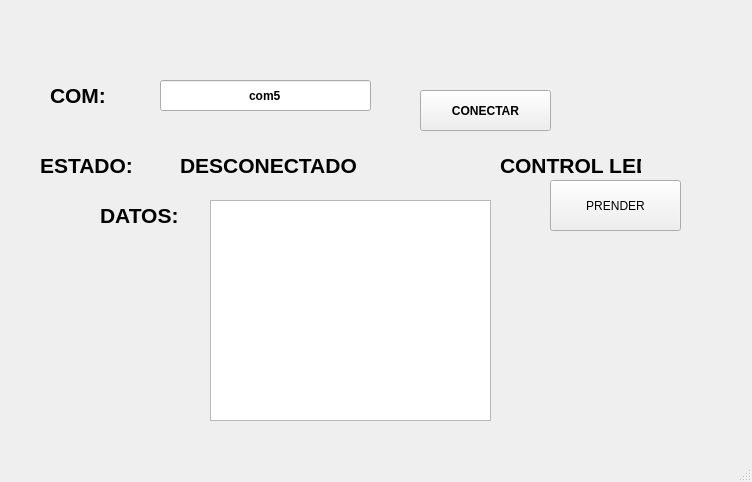
<?xml version="1.0" encoding="UTF-8"?>
<ui version="4.0">
 <class>MainWindow</class>
 <widget class="QMainWindow" name="MainWindow">
  <property name="geometry">
   <rect>
    <x>0</x>
    <y>0</y>
    <width>752</width>
    <height>482</height>
   </rect>
  </property>
  <property name="windowTitle">
   <string>MainWindow</string>
  </property>
  <widget class="QWidget" name="centralwidget">
   <widget class="QLabel" name="label">
    <property name="geometry">
     <rect>
      <x>20</x>
      <y>10</y>
      <width>161</width>
      <height>71</height>
     </rect>
    </property>
    <property name="text">
     <string/>
    </property>
    <property name="pixmap">
     <pixmap resource="../../Resource/resource.qrc">:/Logos/uatlogopng.png</pixmap>
    </property>
    <property name="scaledContents">
     <bool>true</bool>
    </property>
   </widget>
   <widget class="QLabel" name="label_4">
    <property name="geometry">
     <rect>
      <x>620</x>
      <y>0</y>
      <width>121</width>
      <height>71</height>
     </rect>
    </property>
    <property name="text">
     <string/>
    </property>
    <property name="pixmap">
     <pixmap resource="../../Resource/resource.qrc">:/Logos/fians.png</pixmap>
    </property>
    <property name="scaledContents">
     <bool>true</bool>
    </property>
   </widget>
   <widget class="QLabel" name="label_5">
    <property name="geometry">
     <rect>
      <x>620</x>
      <y>350</y>
      <width>121</width>
      <height>71</height>
     </rect>
    </property>
    <property name="text">
     <string/>
    </property>
    <property name="pixmap">
     <pixmap resource="../../Resource/resource.qrc">:/Logos/Shelby-Logo.png</pixmap>
    </property>
    <property name="scaledContents">
     <bool>true</bool>
    </property>
   </widget>
   <widget class="QLineEdit" name="txt_com">
    <property name="geometry">
     <rect>
      <x>160</x>
      <y>80</y>
      <width>211</width>
      <height>31</height>
     </rect>
    </property>
    <property name="font">
     <font>
      <weight>75</weight>
      <bold>true</bold>
     </font>
    </property>
    <property name="text">
     <string>com5</string>
    </property>
    <property name="alignment">
     <set>Qt::AlignCenter</set>
    </property>
   </widget>
   <widget class="QLabel" name="label_2">
    <property name="geometry">
     <rect>
      <x>50</x>
      <y>80</y>
      <width>81</width>
      <height>31</height>
     </rect>
    </property>
    <property name="font">
     <font>
      <pointsize>16</pointsize>
      <weight>75</weight>
      <bold>true</bold>
     </font>
    </property>
    <property name="text">
     <string>COM:</string>
    </property>
   </widget>
   <widget class="QPushButton" name="btn_accion">
    <property name="geometry">
     <rect>
      <x>420</x>
      <y>90</y>
      <width>131</width>
      <height>41</height>
     </rect>
    </property>
    <property name="font">
     <font>
      <weight>75</weight>
      <bold>true</bold>
     </font>
    </property>
    <property name="text">
     <string>CONECTAR</string>
    </property>
   </widget>
   <widget class="QLabel" name="label_3">
    <property name="geometry">
     <rect>
      <x>40</x>
      <y>150</y>
      <width>131</width>
      <height>31</height>
     </rect>
    </property>
    <property name="font">
     <font>
      <pointsize>16</pointsize>
      <weight>75</weight>
      <bold>true</bold>
     </font>
    </property>
    <property name="text">
     <string>ESTADO:</string>
    </property>
   </widget>
   <widget class="QLabel" name="txt_estado">
    <property name="geometry">
     <rect>
      <x>180</x>
      <y>150</y>
      <width>231</width>
      <height>31</height>
     </rect>
    </property>
    <property name="font">
     <font>
      <pointsize>16</pointsize>
      <weight>75</weight>
      <bold>true</bold>
     </font>
    </property>
    <property name="text">
     <string>DESCONECTADO</string>
    </property>
   </widget>
   <widget class="QListWidget" name="datos">
    <property name="geometry">
     <rect>
      <x>210</x>
      <y>200</y>
      <width>281</width>
      <height>221</height>
     </rect>
    </property>
   </widget>
   <widget class="QLabel" name="label_6">
    <property name="geometry">
     <rect>
      <x>100</x>
      <y>200</y>
      <width>121</width>
      <height>31</height>
     </rect>
    </property>
    <property name="font">
     <font>
      <pointsize>16</pointsize>
      <weight>75</weight>
      <bold>true</bold>
     </font>
    </property>
    <property name="text">
     <string>DATOS:</string>
    </property>
   </widget>
   <widget class="QPushButton" name="btn_control_led">
    <property name="geometry">
     <rect>
      <x>550</x>
      <y>180</y>
      <width>131</width>
      <height>51</height>
     </rect>
    </property>
    <property name="text">
     <string>PRENDER</string>
    </property>
   </widget>
   <widget class="QLabel" name="label_7">
    <property name="geometry">
     <rect>
      <x>500</x>
      <y>150</y>
      <width>141</width>
      <height>31</height>
     </rect>
    </property>
    <property name="font">
     <font>
      <pointsize>16</pointsize>
      <weight>75</weight>
      <bold>true</bold>
     </font>
    </property>
    <property name="text">
     <string>CONTROL LED:</string>
    </property>
   </widget>
  </widget>
  <widget class="QMenuBar" name="menubar">
   <property name="geometry">
    <rect>
     <x>0</x>
     <y>0</y>
     <width>752</width>
     <height>26</height>
    </rect>
   </property>
  </widget>
  <widget class="QStatusBar" name="statusbar"/>
 </widget>
 <resources>
  <include location="../../Resource/resource.qrc"/>
 </resources>
 <connections/>
</ui>
